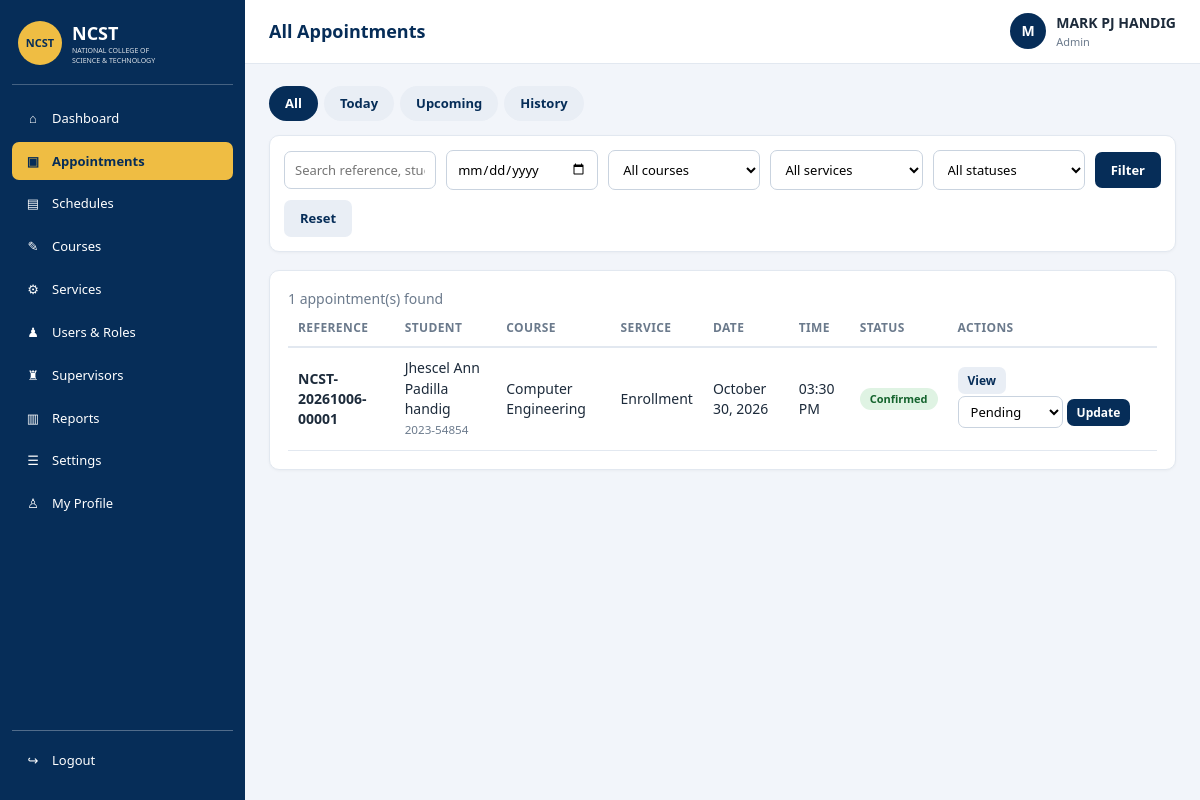
Screenshot of /admin_appointments.php (signed in) with the database file from the repository.
### tables this page shows
CREATE TABLE `users` (
  `id` int(255) NOT NULL,
  `student_id` varchar(10) NOT NULL,
  `full_name` varchar(100) NOT NULL,
  `email` varchar(150) NOT NULL,
  `phone` varchar(11) NOT NULL,
  `password` varchar(255) NOT NULL,
  `role` enum('student','supervisor','admin') NOT NULL DEFAULT 'student',
  `created_at` timestamp NOT NULL DEFAULT current_timestamp(),
  `status` enum('active','disabled') NOT NULL DEFAULT 'active',
  `course_id` int(11) DEFAULT NULL
);

CREATE TABLE `appointments` (
  `id` int(11) NOT NULL,
  `reference_no` varchar(30) NOT NULL,
  `user_id` int(11) NOT NULL,
  `course_id` int(11) NOT NULL,
  `service_id` int(11) NOT NULL,
  `slot_id` int(11) NOT NULL,
  `appointment_date` date NOT NULL,
  `appointment_time` time NOT NULL,
  `notes` varchar(500) DEFAULT NULL,
  `status` enum('pending','confirmed','completed','cancelled','no_show') NOT NULL DEFAULT 'pending',
  `cancel_reason` varchar(255) DEFAULT NULL,
  `created_at` timestamp NOT NULL DEFAULT current_timestamp(),
  `updated_at` timestamp NOT NULL DEFAULT current_timestamp() ON UPDATE current_timestamp()
);

CREATE TABLE `courses` (
  `id` int(11) NOT NULL,
  `code` varchar(20) NOT NULL,
  `name` varchar(100) NOT NULL,
  `description` varchar(255) DEFAULT NULL,
  `is_active` tinyint(1) NOT NULL DEFAULT 1,
  `created_at` timestamp NOT NULL DEFAULT current_timestamp()
);

CREATE TABLE `services` (
  `id` int(11) NOT NULL,
  `course_id` int(11) DEFAULT NULL,
  `name` varchar(100) NOT NULL,
  `description` varchar(255) DEFAULT NULL,
  `is_active` tinyint(1) NOT NULL DEFAULT 1,
  `created_at` timestamp NOT NULL DEFAULT current_timestamp()
);

### admin_appointments.php (called while the page is built, shortened)
<?php
require_once __DIR__ . "/appointments_manager.php";
page_header('All Appointments', 'admin_appointments.php');
appointments_manager($conn, 'admin', null, 'admin_appointments.php');
page_footer();

### auth.php (called while the page is built, shortened)
<?php
function e($value): string
{
    return htmlspecialchars((string)$value, ENT_QUOTES, 'UTF-8');
}

### appointments_manager.php (the view, shortened to what this page needs)
<?php
require_once __DIR__ . "/layout.php";
function appointments_manager(mysqli $c, string $role, ?int $scope, string $self): void
{
    $q = trim($_GET['q'] ?? '');
    $date = $_GET['date'] ?? '';
    $range = $_GET['range'] ?? 'all';
    $page = max(1, (int)($_GET['page'] ?? 1));
    $per = 10;
    $where = ['1=1'];
    $types = '';
    $p = [];
    $order = 'a.appointment_date DESC, a.appointment_time DESC';
    $w = implode(' AND ', $where);
    $total = (int)db_val($c, "SELECT COUNT(*) FROM appointments a JOIN users u ON u.id = a.user_id WHERE $w", $types, $p);
    $off = ($page - 1) * $per;
    $rows = db_rows($c, appt_select_sql() . " WHERE $w ORDER BY $order LIMIT $per OFFSET $off", $types, $p);
    $tabs = ['all' => 'All', 'today' => 'Today', 'upcoming' => 'Upcoming', 'history' => 'History'];
    echo '<div class="tabs">';
    foreach ($tabs as $k => $label) {
        $qs = http_build_query(['range' => $k]);
        echo '<a href="' . e($self . '?' . $qs) . '" class="' . ($range === $k ? 'on' : '') . '">' . e($label) . '</a>';
    }
    echo '</div>';
    ?>
    <form method="get" class="filters card">
        <input type="text" name="q" placeholder="Search reference, student name or ID" value="<?php echo e($q); ?>">
        <input type="date" name="date" value="<?php echo e($date); ?>">
        <?php if (!$scope): ?>
        <select name="course"><option value="0">All courses</option>
        </select>
        <?php endif; ?>
        <select name="service"><option value="0">All services</option>
        </select>
        <select name="status"><option value="">All statuses</option>
        </select>
        <button class="btn btn-primary">Filter</button>
        <a class="btn btn-light" href="<?php echo e($self); ?>">Reset</a>
    </form>
    <div class="card">
        <p class="muted"><?php echo $total; ?> appointment(s) found</p>
        <?php
        $return = $self . (empty($_GET) ? '' : '?' . http_build_query($_GET));
        render_appt_table($rows, $role, $return, !$scope);
        ?>
    </div>
    <?php
}

### layout.php (shortened to what this page needs)
<?php
require_once __DIR__ . "/lib.php";
function nav_items(string $role): array
{
    if ($role === 'admin') {
        return [
            ['admin_dashboard.php', 'Dashboard', '⌂'],
            ['admin_appointments.php', 'Appointments', '▣'],
            ['admin_schedules.php', 'Schedules', '▤'],
            ['admin_courses.php', 'Courses', '✎'],
            ['admin_services.php', 'Services', '⚙'],
            ['admin_users.php', 'Users & Roles', '♟'],
            ['admin_supervisors.php', 'Supervisors', '♜'],
            ['admin_reports.php', 'Reports', '▥'],
            ['admin_settings.php', 'Settings', '☰'],
            ['profile.php', 'My Profile', '♙'],
        ];
    }
    return [
        ['homepage.php', 'Dashboard', '⌂'],
        ['book_appointment.php', 'Book Appointment', '＋'],
        ['my_appointments.php', 'My Appointments', '▣'],
        ['appointment_history.php', 'Appointment History', '↺'],
        ['profile.php', 'Profile', '♙'],
    ];
}
function page_header(string $title, string $active = ''): void
{
    $role = $_SESSION['role'];
    $roleLabel = ucfirst($role);
    ?>
<!DOCTYPE html>
<html lang="en">
<head>
    <link rel="stylesheet" href="assets/app.css">
</head>
<body>
<div class="layout">
    <aside class="sidebar" id="sidebar">
        <div class="brand">
            <div class="logo-circle">NCST</div>
            <div>
                <h2>NCST</h2>
                <p>NATIONAL COLLEGE OF<br>SCIENCE &amp; TECHNOLOGY</p>
            </div>
        </div>
        <nav class="nav">
            <?php foreach (nav_items($role) as [$href, $label, $icon]): ?>
                <a href="<?php echo e($href); ?>" class="nav-item<?php echo $href === $active ? ' active' : ''; ?>">
                    <span><?php echo $icon; ?></span> <?php echo e($label); ?>
                </a>
            <?php endforeach; ?>
        </nav>
        <div class="logout-box">
            <a href="logout.php" class="nav-item"><span>↪</span> Logout</a>
        </div>
    </aside>
    <div class="content">
        <header class="topbar">
            <h1><?php echo e($title); ?></h1>
            <div class="user-chip">
                <div class="avatar"><?php echo e(mb_strtoupper(mb_substr($_SESSION['full_name'], 0, 1))); ?></div>
                <div>
                    <strong><?php echo e($_SESSION['full_name']); ?></strong>
                    <small><?php echo e($roleLabel); ?></small>
                </div>
            </div>
        </header>
        <main class="main">
            <?php
}
function page_footer(array $scripts = []): void
{
    ?>
        </main>
    </div>
</div>
</body>
</html>
<?php
}
function appt_actions(array $a, string $role, string $return): string
{
    $id = (int)$a['id'];
    $h = '<button type="button" class="btn btn-sm btn-light" data-view-appt="' . $id . '">View</button> ';
    $allowed = allowed_statuses($role, $a['status']);
    $hidden = csrf_field()
        . '<input type="hidden" name="appointment_id" value="' . $id . '">'
        . '<input type="hidden" name="return" value="' . e($return) . '">'
        . '<input type="hidden" name="note" value="">';
    if ($role === 'admin') {
        if ($allowed) {
            $h .= '<form method="post" action="appointment_action.php" class="inline-form" data-confirm="Change the status of this appointment?" data-note="1">' . $hidden
                . '<select name="action" class="input-sm">';
            foreach ($allowed as $s) {
                $h .= '<option value="' . e($s) . '">' . e(STATUS_LABELS[$s]) . '</option>';
            }
            $h .= '</select> <button class="btn btn-sm btn-primary">Update</button></form>';
        }
        return $h;
    }
    return $h;
}
function render_appt_table(array $rows, string $role, string $return, bool $showCourse = false): void
{
    echo '<div class="table-wrap"><table class="table"><thead><tr><th>Reference</th><th>Student</th>';
    if ($showCourse) echo '<th>Course</th>';
    echo '<th>Service</th><th>Date</th><th>Time</th><th>Status</th><th>Actions</th></tr></thead><tbody>';
    foreach ($rows as $r) {
        echo '<tr><td><strong>' . e($r['reference_no']) . '</strong></td>'
            . '<td>' . e($r['full_name']) . '<br><small>' . e($r['student_id']) . '</small></td>';
        if ($showCourse) echo '<td>' . e($r['course_name']) . '</td>';
        echo '<td>' . e($r['service_name']) . '</td><td>' . e(fmt_date($r['appointment_date'])) . '</td>'
            . '<td>' . e(fmt_time($r['appointment_time'])) . '</td><td>' . badge($r['status']) . '</td>'
            . '<td class="actions">' . appt_actions($r, $role, $return) . '</td></tr>';
    }
    echo '</tbody></table></div>';
}

### lib.php (shortened to what this page needs)
<?php
require_once __DIR__ . "/auth.php";
require_once __DIR__ . "/database.php";
$conn->set_charset('utf8mb4');
function db_exec(mysqli $c, string $sql, string $types = '', array $p = []): mysqli_stmt
{
    $st = $c->prepare($sql);
    if ($types !== '') {
        $st->bind_param($types, ...$p);
    }
    $st->execute();
    return $st;
}
function db_rows(mysqli $c, string $sql, string $types = '', array $p = []): array
{
    $st = db_exec($c, $sql, $types, $p);
    $r = $st->get_result();
    $out = $r ? $r->fetch_all(MYSQLI_ASSOC) : [];
    return $out;
}
function db_row(mysqli $c, string $sql, string $types = '', array $p = []): ?array
{
    $r = db_rows($c, $sql, $types, $p);
    return $r[0] ?? null;
}
function db_val(mysqli $c, string $sql, string $types = '', array $p = [])
{
    $r = db_row($c, $sql, $types, $p);
    return $r ? array_values($r)[0] : null;
}
function badge(string $s): string
{
    return '<span class="badge badge-' . e($s) . '">' . e(STATUS_LABELS[$s] ?? $s) . '</span>';
}
function fmt_date(string $d): string { return date('F j, Y', strtotime($d)); }
function fmt_time(string $t): string { return date('h:i A', strtotime($t)); }
if (!empty($_SESSION['user_id'])) {
    $__u = db_row($conn, "SELECT role, status, full_name FROM users WHERE id = ?", 'i', [$_SESSION['user_id']]);
}
function allowed_statuses(string $role, string $old): array
{
    if ($role === 'admin') {
        return array_values(array_diff(STATUSES, [$old]));
    }
    return [];
}

### app.css (style rules this page uses)
:root { --navy:#062d58;--navy2:#0b4a8a;--gold:#efbd43;--bg:#f2f5fa;--text:#1d2b3b;--muted:#6b7a8c;--line:#e2e8f0;--ok:#1e8e3e;--warn:#b7791f;--bad:#c53030;--card:#fff;--radius:10px }
* { box-sizing:border-box;margin:0;padding:0 }
body { font-family:'Segoe UI',Tahoma,Arial,sans-serif;background:var(--bg);color:var(--text);font-size:14px;line-height:1.45 }
a { color:var(--navy2) }
.muted,small { color:var(--muted) }
.layout { display:flex;min-height:100vh }
.sidebar { width:245px;background:var(--navy);color:#fff;display:flex;flex-direction:column;padding:16px 12px;position:sticky;top:0;height:100vh;overflow-y:auto;flex-shrink:0 }
.brand { display:flex;gap:10px;align-items:center;padding:4px 6px 18px;border-bottom:1px solid rgba(255,255,255,.25);margin-bottom:14px }
.brand h2 { font-size:18px }
.brand p { font-size:7px;line-height:1.4;opacity:.85 }
.logo-circle { width:44px;height:44px;border-radius:50%;background:var(--gold);color:var(--navy);display:flex;align-items:center;justify-content:center;font-weight:700;font-size:11px;flex-shrink:0 }
.nav-item { display:flex;gap:10px;align-items:center;color:#fff;text-decoration:none;padding:10px 12px;border-radius:7px;margin-bottom:4px;font-size:13px;transition:.15s }
.nav-item span { width:18px;text-align:center }
.nav-item.active { background:var(--gold);color:var(--navy);font-weight:600 }
.logout-box { margin-top:auto;border-top:1px solid rgba(255,255,255,.3);padding-top:10px }
.content { flex:1;min-width:0 }
.topbar { display:flex;align-items:center;gap:12px;background:#fff;border-bottom:1px solid var(--line);padding:0 24px;height:64px;position:sticky;top:0;z-index:20 }
.topbar h1 { font-size:18px;color:var(--navy);flex:1 }
.user-chip { display:flex;gap:10px;align-items:center }
.user-chip small { display:block;font-size:11px }
.avatar { width:36px;height:36px;border-radius:50%;background:var(--navy);color:#fff;display:flex;align-items:center;justify-content:center;font-weight:700 }
.main { padding:22px 24px 40px;max-width:1250px }
.card { background:var(--card);border:1px solid var(--line);border-radius:var(--radius);padding:18px;margin-bottom:18px;box-shadow:0 1px 3px rgba(0,0,0,.04) }
.btn { display:inline-block;border:0;border-radius:7px;padding:9px 16px;font-size:13px;font-weight:600;cursor:pointer;text-decoration:none;font-family:inherit }
.btn-primary { background:var(--navy);color:#fff }
.btn-light { background:#e9eef5;color:var(--navy) }
.btn-sm { padding:5px 10px;font-size:12px }
.table-wrap { overflow-x:auto }
.table { width:100%;border-collapse:collapse }
.table th { text-align:left;font-size:12px;text-transform:uppercase;letter-spacing:.4px;color:var(--muted);padding:10px;border-bottom:2px solid var(--line);white-space:nowrap }
.table td { padding:10px;border-bottom:1px solid var(--line);vertical-align:middle }
.actions { white-space:normal;min-width:200px }
.inline-form { display:inline-flex;gap:4px;align-items:center;margin:2px 0 }
.badge { display:inline-block;padding:3px 10px;border-radius:20px;font-size:11px;font-weight:700;white-space:nowrap }
.badge-confirmed { background:#dff3e3;color:#14632d }
input,select,textarea { font-family:inherit;font-size:13px;border:1px solid #c9d3df;border-radius:7px;padding:9px 10px;background:#fff;width:100% }
.input-sm { padding:5px 8px;width:auto }
.filters { display:flex;gap:10px;flex-wrap:wrap;align-items:center;padding:14px }
.filters input,.filters select { width:auto;min-width:150px;flex:1 }
.tabs { display:flex;gap:6px;margin-bottom:14px;flex-wrap:wrap }
.tabs a { padding:8px 16px;border-radius:20px;background:#e9eef5;color:var(--navy);text-decoration:none;font-weight:600;font-size:13px }
.tabs a.on { background:var(--navy);color:#fff }

### rows the page displays
users: full_name "MARK PJ HANDIG"
appointments: reference_no "NCST-20261006-00001", user.full_name "Jhescel Ann Padilla handig", user.student_id "2023-54854", course.name "Computer Engineering", service.name "Enrollment", appointment_date "October 30, 2026", appointment_time "03:30 PM", status "Confirmed", shows "Update"

### other values shown
$icon "⌂"
$label "Dashboard"
$icon "▣"
$label "Appointments"
$icon "▤"
$label "Schedules"
$icon "✎"
$label "Courses"
$icon "⚙"
$label "Services"
$icon "♟"
$label "Users & Roles"
$icon "♜"
$label "Supervisors"
$icon "▥"
